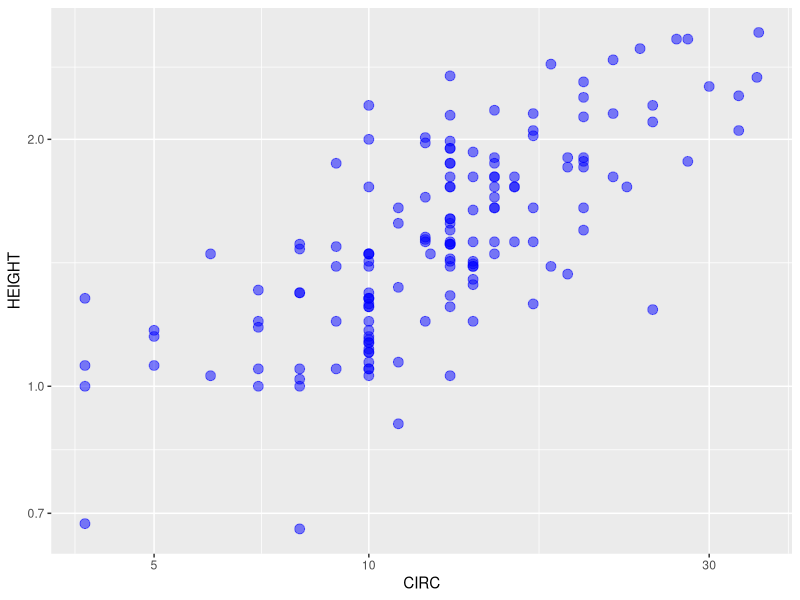
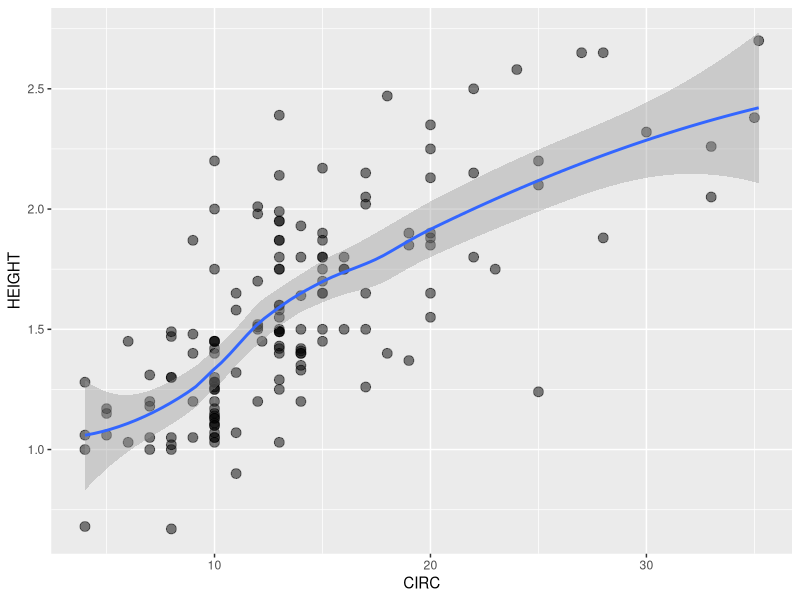
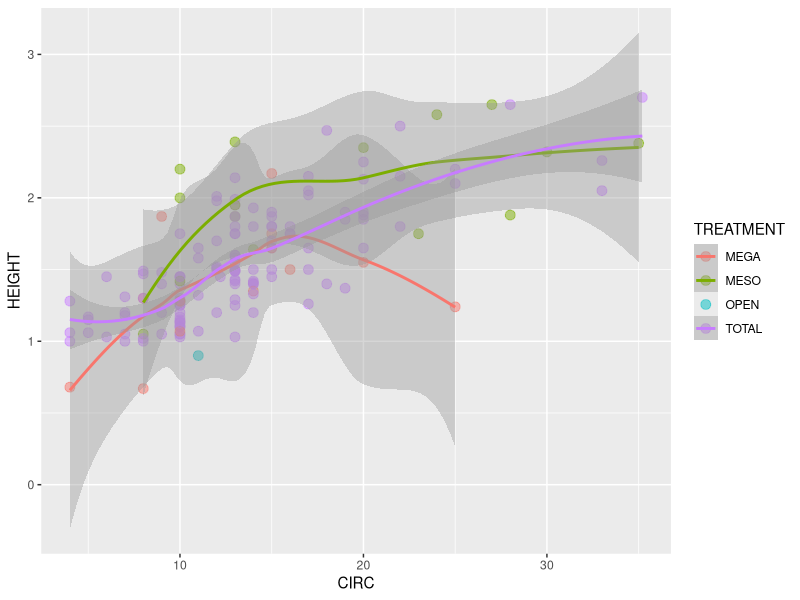
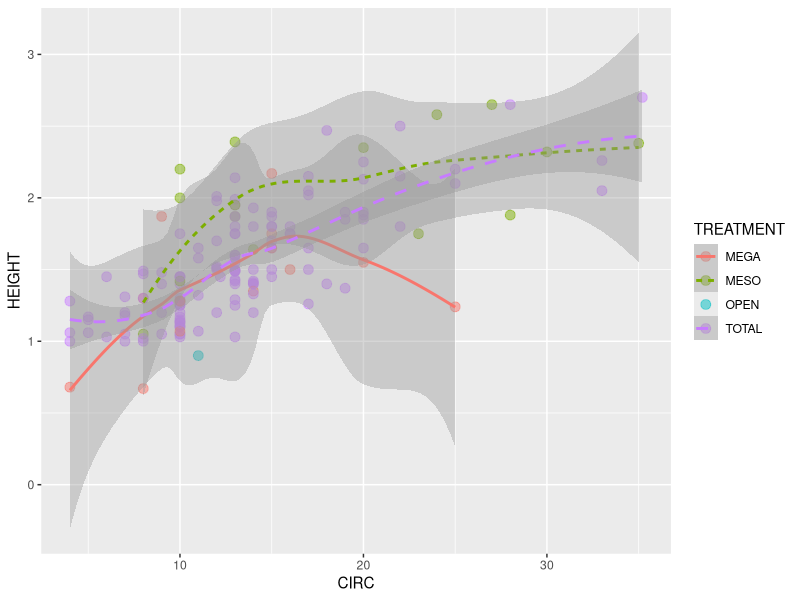
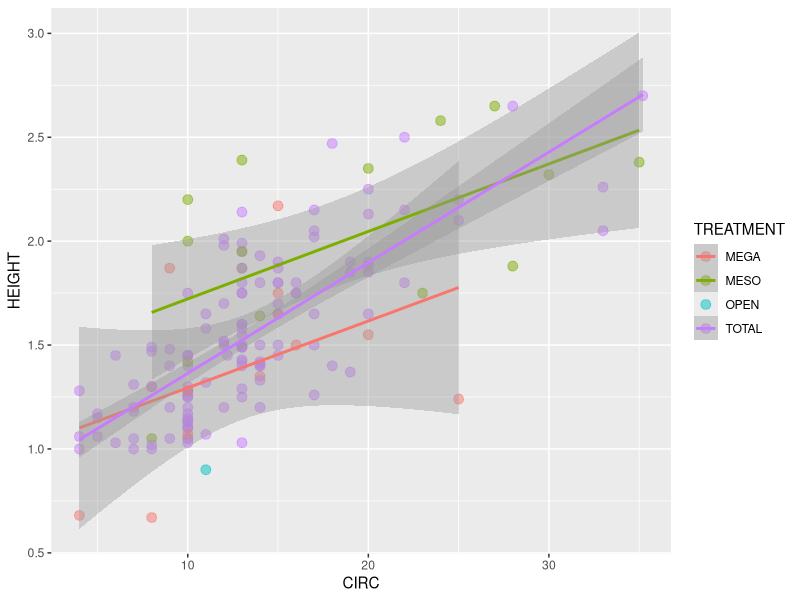
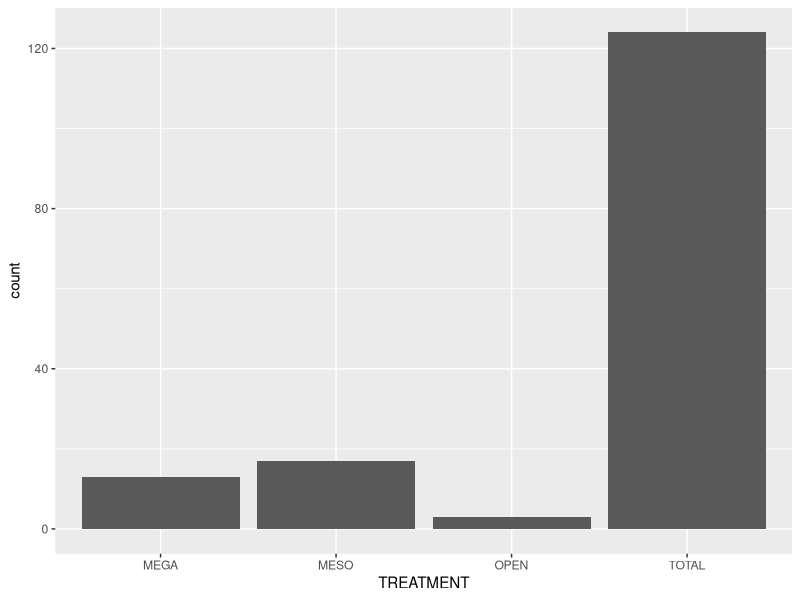
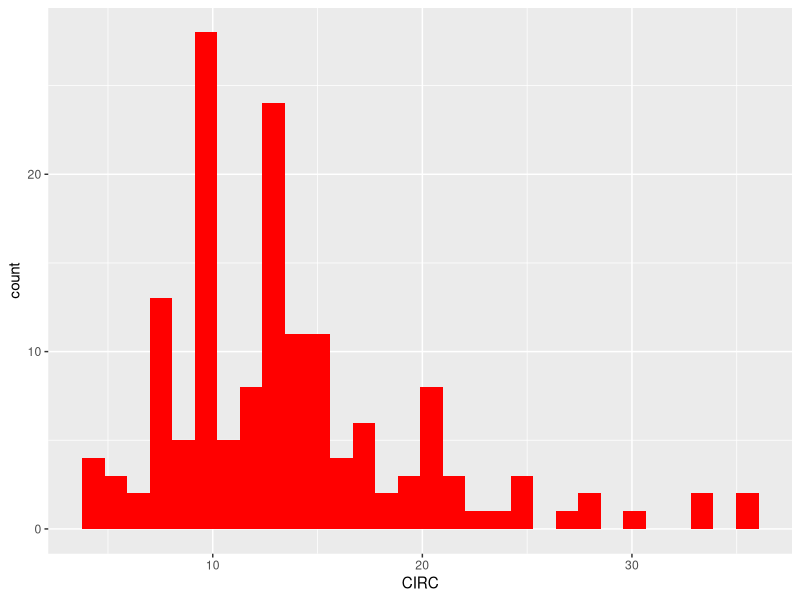
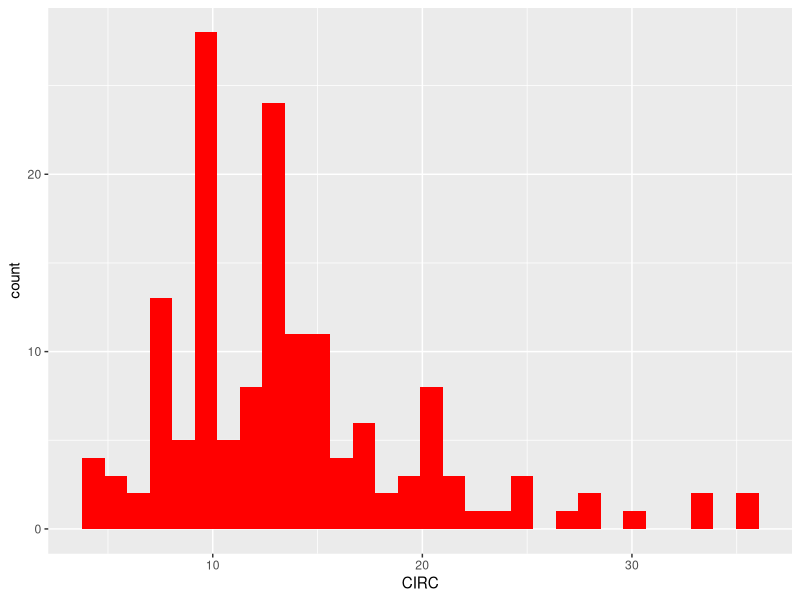

These figures' R source, in order:
## ---- chunk 1
knitr::opts_chunk$set(echo = TRUE)
library(ggplot2)
ACACIA <- read.csv(file = "../data-raw/ACACIA_DREPANOLOBIUM_SURVEY.txt", sep = "\t", na.strings = "dead")
## ---- chunk 2
ggplot(data = ACACIA, mapping = aes(x = CIRC, y = HEIGHT)) +
geom_point(size = 3, color = "blue", alpha = 0.5) +
scale_y_log10() +
scale_x_log10()
## ---- chunk 3
ggplot(ACACIA, aes(x = CIRC, y = HEIGHT)) +
geom_point(size = 3, alpha = 0.5) +
geom_smooth()
## ---- chunk 4
ggplot(ACACIA, aes(x = CIRC, y = HEIGHT, color = TREATMENT)) +
geom_point(size = 3, alpha = 0.5) +
geom_smooth()
## ---- chunk 5
ggplot(ACACIA, aes(x = CIRC, y = HEIGHT, color = TREATMENT, linetype = TREATMENT)) +
geom_point(size = 3, alpha = 0.5) +
geom_smooth()
## ---- chunk 6
ggplot(ACACIA, aes(x = CIRC, y = HEIGHT, color = TREATMENT)) +
geom_point(size = 3, alpha = 0.5) +
geom_smooth(method = "lm") # try with "glm"
## ---- chunk 7
ggplot(data = ACACIA, mapping = aes(x = TREATMENT)) +
geom_bar()
## ---- chunk 8
ggplot(ACACIA, aes(x = CIRC)) +
geom_histogram(fill = "red")
## ---- chunk 9
ggplot(ACACIA, aes(x = CIRC)) +
geom_histogram(fill = "red")
## ---- chunk 10
ggplot(ACACIA, aes(x = CIRC, fill = TREATMENT)) +
geom_histogram(bins = 20, color = "gray")
## ---- chunk 11
ggplot() +
geom_point(data = ACACIA,
           mapping = aes(x = CIRC, y = HEIGHT,
                         color = TREATMENT)) +
geom_smooth(data = ACACIA,
            mapping = aes(x = CIRC, y = HEIGHT))
## ---- chunk 12
ggplot() +
geom_point(data = ACACIA,
           mapping = aes(x = CIRC, y = HEIGHT,
                         color = TREATMENT)) +
geom_smooth(data = ACACIA,
            mapping = aes(x = CIRC, y = HEIGHT)) +
geom_histogram(data = ACACIA,
               mapping = aes(x = CIRC, color = TREATMENT),
               alpha = 0.1)
## ---- chunk 13
ggsave("acacia_by_treatment.jpg")
## ---- chunk 14
ggsave("acacia_by_treatment.pdf", height = 5, width = 5)
